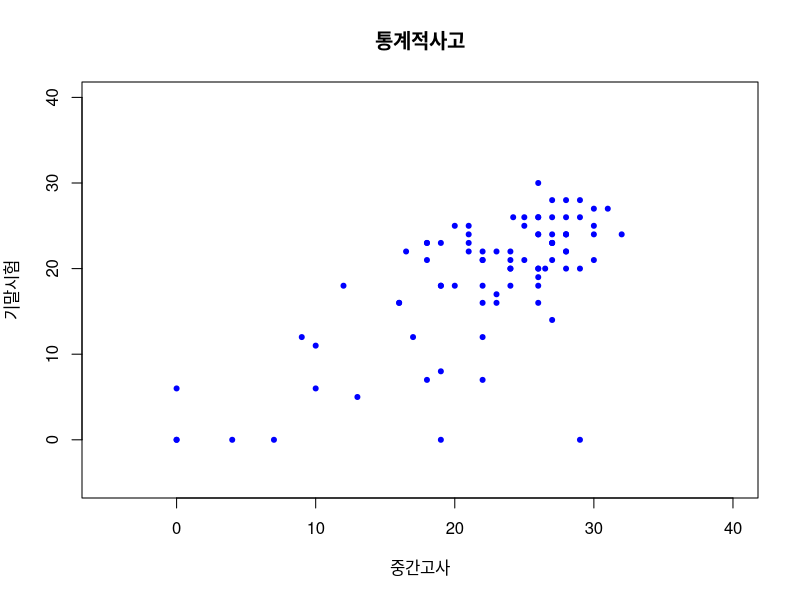

Here is the R script that generated this plot:
# Title     : TODO
# Objective : TODO
# Created by: coeat
# Created on: 2021/04/10

exam <- read.table('./3ch/exam scores_2012.txt', header = T)
str(exam) #str -> struct의 약자로 해당 객체를 자세히 보여준다
attach(exam) #해당 데이터프레임 컬럼들을 변수로 접근할 수 있게 해준다.
summary(exam) #요약 값을 볼 수 있다.
#결측은 계산에 추가되지 않는다
mid[is.na(mid)] <- 0
final[is.na(final)] <- 0
windows(height = 5.5, width = 5)

plot(mid,
     final,
     pch = 20,
     xlim = c(-5, 40),
     ylim = c(-5, 40),
     col = 'blue',
     xlab = "\uc911\uac04\uace0\uc0ac",
     ylab = "\uae30\ub9d0\uc2dc\ud5d8",
     main = "\ud1b5\uacc4\uc801\uc0ac\uace0")
#이 값들은 결시값을 처리했음